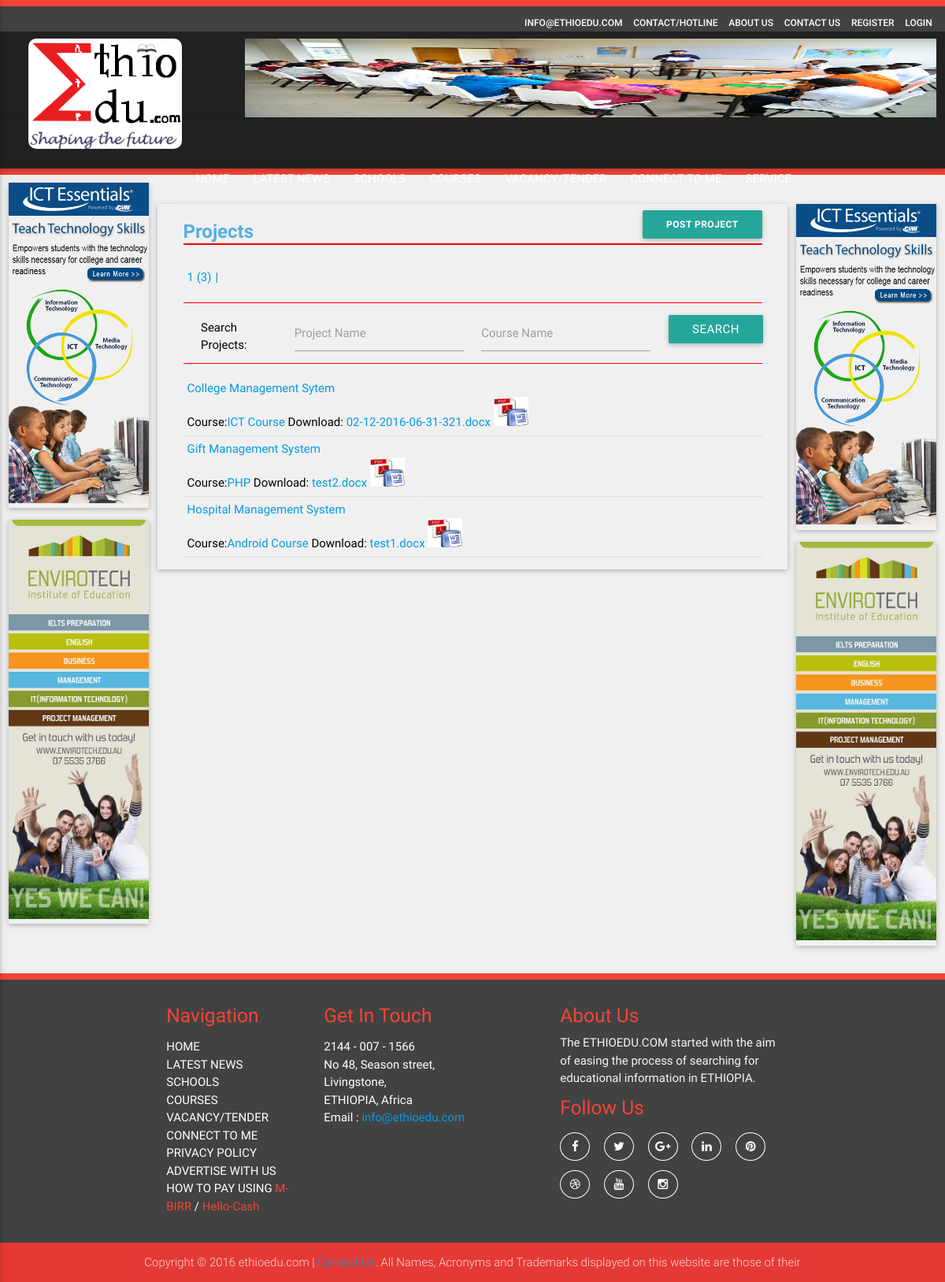
/index.php/Projectlist/display/1, run on an earlier commit of the app's database.
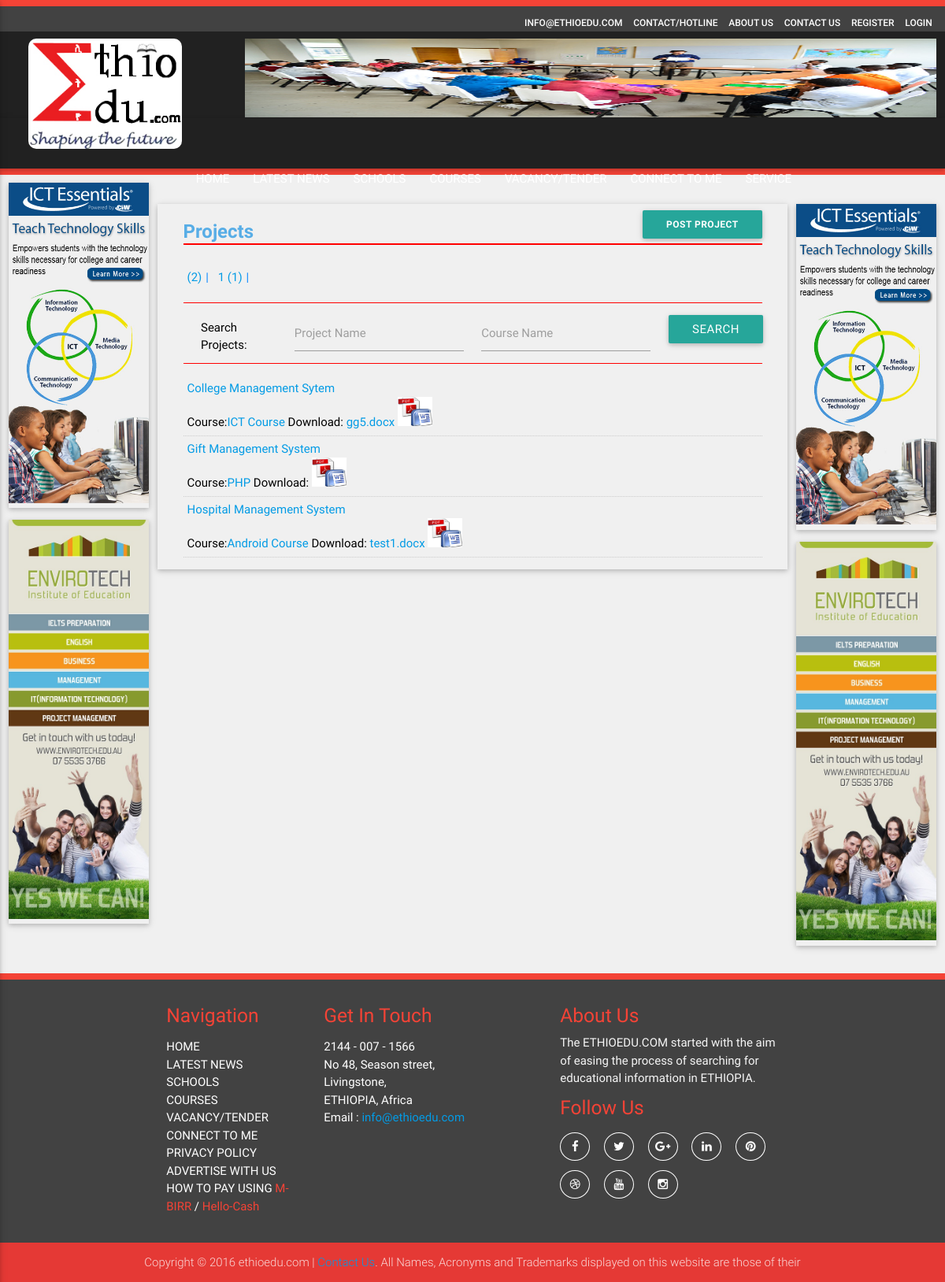
And on a later commit of the database.
### tables this page shows
CREATE TABLE `tbl_advertise` (
  `advertise_id` int(11) NOT NULL,
  `advertise_name` varchar(100) NOT NULL,
  `advertise_email` varchar(50) NOT NULL,
  `advertise_number` varchar(15) NOT NULL,
  `advertise_category` varchar(50) NOT NULL,
  `advertise_position` varchar(20) NOT NULL,
  `advertise_subject` varchar(200) NOT NULL,
  `advertise_attachment` varchar(200) NOT NULL,
  `advertise_desc` varchar(500) NOT NULL,
  `advertise_date` varchar(50) NOT NULL,
  `advertise_time` varchar(50) NOT NULL,
  `user_id` int(11) NOT NULL,
  `isactive` tinyint(1) NOT NULL DEFAULT '0'
);

CREATE TABLE `tbl_projects` (
  `project_id` int(11) NOT NULL,
  `project_title` varchar(100) NOT NULL,
  `project_course` varchar(50) NOT NULL,
  `project_category` varchar(200) NOT NULL,
  `project_year` varchar(50) NOT NULL,
  `project_format` varchar(50) NOT NULL,
  `project_upload` varchar(50) NOT NULL,
  `project_date` varchar(50) NOT NULL,
  `project_time` varchar(50) NOT NULL,
  `project_approve` varchar(10) NOT NULL,
  `user_id` int(11) NOT NULL
);

### application/controllers/Projectlist.php (called while the page is built, shortened)
<?php
class Projectlist extends CI_Controller {
	public function __construct()
    {
        $this->load->helper(array('form','url'));
        $this->load->library(array('session', 'form_validation', 'email'));
        $this->load->library(array('session', 'form_validation', 'pagination', 'email','MY_Input'));
        $this->load->database();
        $this->load->model('Init_models');
    }
function display($query_id = 0, $sort_by = 'project_title',$sort_order = 'asc', $offset = 0 ){
        $limit = 5;
        $banners = $this->Init_models->getadvertisebanners();
                $data = array(
                'm_title' => 'Project List',
                'title'   => 'Project List',
                'banners' => $banners
            );
       $this->input->load_query($query_id);
        $query_array =   array(
           'project_title'=> $this->input->get('project_title'),
           'project_course'=> $this->input->get('project_course'),
           'project_category'=> $this->input->get('project_category'),
    );
   $results = $this->Init_models->search_project($query_array, $limit, $offset, $sort_by, $sort_order);
   $data['project']= $results['rows'];
   $data['num_results'] = $results['num_rows'];
    $config = array();
     $config['base_url'] = base_url("index.php/Projectlist/display/$query_id/$sort_by/$sort_order");
     $config['total_rows'] = $data['num_results'];
     $config['per_page'] = $limit;
     $config["uri_segment"] = 6;
        $config['full_tag_open'] = '<ul class="pagination">';
        $config['full_tag_close'] = '</ul>';
        $config['first_link'] = false;
        $config['last_link'] = false;
        $config['first_tag_open'] = '<li>';
        $config['first_tag_close'] = '</li>';
        $config['prev_link'] = '&laquo';
        $config['prev_tag_open'] = '<li class="prev">';
        $config['prev_tag_close'] = '</li>';
        $config['next_link'] = '&raquo';
        $config['next_tag_open'] = '<li>';
        $config['next_tag_close'] = '</li>';
        $config['last_tag_open'] = '<li>';
        $config['last_tag_close'] = '</li>';
        $config['cur_tag_open'] = '<li class="active"><a href="#">';
        $config['cur_tag_close'] = '</a></li>';
        $config['num_tag_open'] = '<li>';
        $config['num_tag_close'] = '</li>';
     $this->pagination->initialize($config);
       $data['categories'] = $this->Init_models->get_project_cat();
     $data['pagination'] = $this->pagination->create_links();
$data['project_topics']=$this->Init_models->selectproject();
       $this->load->view('Projectlist',$data);
    }
}

### index.php (called while the page is built, shortened)
<?php
require_once BASEPATH.'core/CodeIgniter.php';

### application/models/Init_models.php (called while the page is built, shortened)
<?php
   class Init_models extends CI_Model
   {
    public function getadvertisebanners()
      {
          $query = $this->db->query("SELECT * FROM tbl_advertise where isactive=true");
         return $query->result_array();
      }
    function search_project($query_array, $limit,$offset, $sort_by,$sort_order){
      $sort_order = ($sort_order == 'desc') ? 'desc': 'asc';
      $sort_columns =  array('project_title','project_course','project_category');
      $sort_by = (in_array($sort_by, $sort_columns)) ? $sort_by : 'project_title';
      $q = $this->db->select('*')
                     ->from('tbl_projects')
                     ->where('project_approve = 1')
                     ->limit($limit , $offset)
                    ->order_by($sort_by , $sort_order);
    $ret['rows']= $q->get()->result();
   $q = $this->db->select('count(*) as count', FALSE)
                       ->from('tbl_projects')
                   -> where('project_approve = 1') ;
    $tem = $q->get()->result();
    $ret['num_rows'] = $tem[0]->count;
   return $ret;
   }
   }
?>

### application/views/Projectlist.php (the view, shortened to what the changed rows need)
<?php  $this->load->view('header'); ?>
        <div class="service-wrap ">
            <div class="row">
                <div class="col s12 m8 grid-example z-depth-1">
                    <div class="project_details">
                        <div class="col m12 s12">
                            <div class="page-heading-wrap">
                                <h1 class="page-heading">Projects <span class="Project-button"><a href="<?php echo base_url().'index.php/project_topics'?>"class="waves-effect waves-light btn">Post Project</a></span></h1>
                            </div>
                        </div>
                        <div class="col s12 m12 ">
                            <div class="school_category_box">
                                 <ul class="s_category_list">
                                <?php foreach($categories as $row){
                                    $pc_name = $row['project_category'];
                                     $query2 = $this->db->query("select count(*) as row_count from tbl_projects where project_category = '".$pc_name."' GROUP BY project_category");
                                    ?>
                                    <li class="catrgory_list_item"><a href="<?php echo base_url(); ?>index.php/Projectlist/search?category=<?php echo $pc_name; ?>"><?php echo $pc_name; ?> (<?php echo $query2->result()[0]->row_count; ?>)</a></li>
                                    <?php } ?>
                                </ul>
                            </div>
                        </div>
                        <div class="col s12 m12 ">
                            <div class="project_list_wrap">
                                   <ul class="project_list">
                                    <?php
                                    $resultcount = count($project);
                                    if($resultcount >= 1){
                                    foreach($project as $row){
                                                       ?>
                                    <li class="project_content">
                                        <a href="#" class="vacancy_link">
                                            <span class="project_title"><?php echo $row->project_title;?></span><br>
                                        </a>
                                         <span class="project_sinfo">Course:<a href="#"><?php echo $row->project_course;?></a> Download: <a href="<?php echo base_url() . 'uploads/Documents/' .$row->project_upload;?>"><?php echo $row->project_upload;?> </a><img src="http://localhost/ETHIO/images/pdfword.jpg" style="height: 37px;
    width: 44px;"> </span>
                                    </li>
                                    <?php }}else{
                                        echo "Result Not Found";
                                        } ?>
                                </ul>
                            </div>
                        </div>
                    </div>
                </div>
            </div>
        </div>

### application/views/header.php (shortened to what the changed rows need)
<!DOCTYPE html>
<html lang="en">
    <head>
        <link rel="stylesheet" type="text/css" href="<?php echo base_url() . 'css/materialize.min.css' ?> " />
        <link rel="stylesheet" type="text/css" href="<?php echo base_url() . 'css/font-awesome.min.css' ?>" />
        <link rel="stylesheet" type="text/css" href="<?php echo base_url() . 'css/owl.carousel.css' ?>" />
        <link rel="stylesheet" type="text/css" href="<?php echo base_url() . 'css/bootstrapValidator.css'?>"/>
        <link rel="stylesheet" type="text/css" href="<?php echo base_url() . 'css/style.css' ?>" />
    </head>
    <body>
        <div class="header-top1 grey darken-4 ">
            <div class="row">
                <div class="col m9 s12 ">
                    <div class="upper_slider">
                         <?php foreach ($banners as $key => $value) {
                                if($value['advertise_position']=='Top')
                                    echo "<div class='item'><img src='../uploads/".$value['advertise_attachment']."'></div>";
                            }?>
                    </div>
                </div>
            </div>
        </div>

What changed in the data, as far as the page shows it:
changed tbl_projects "College Management Sytem": row_count "3" → "2"; project_upload "02-12-2016-06-31-321.docx" → "gg5.docx"; project_category "1" → (not shown)
now on one of the page's lists (row unchanged): tbl_projects: project_category "1"
changed tbl_projects "Gift Management System": project_upload "test2.docx" → (not shown)
